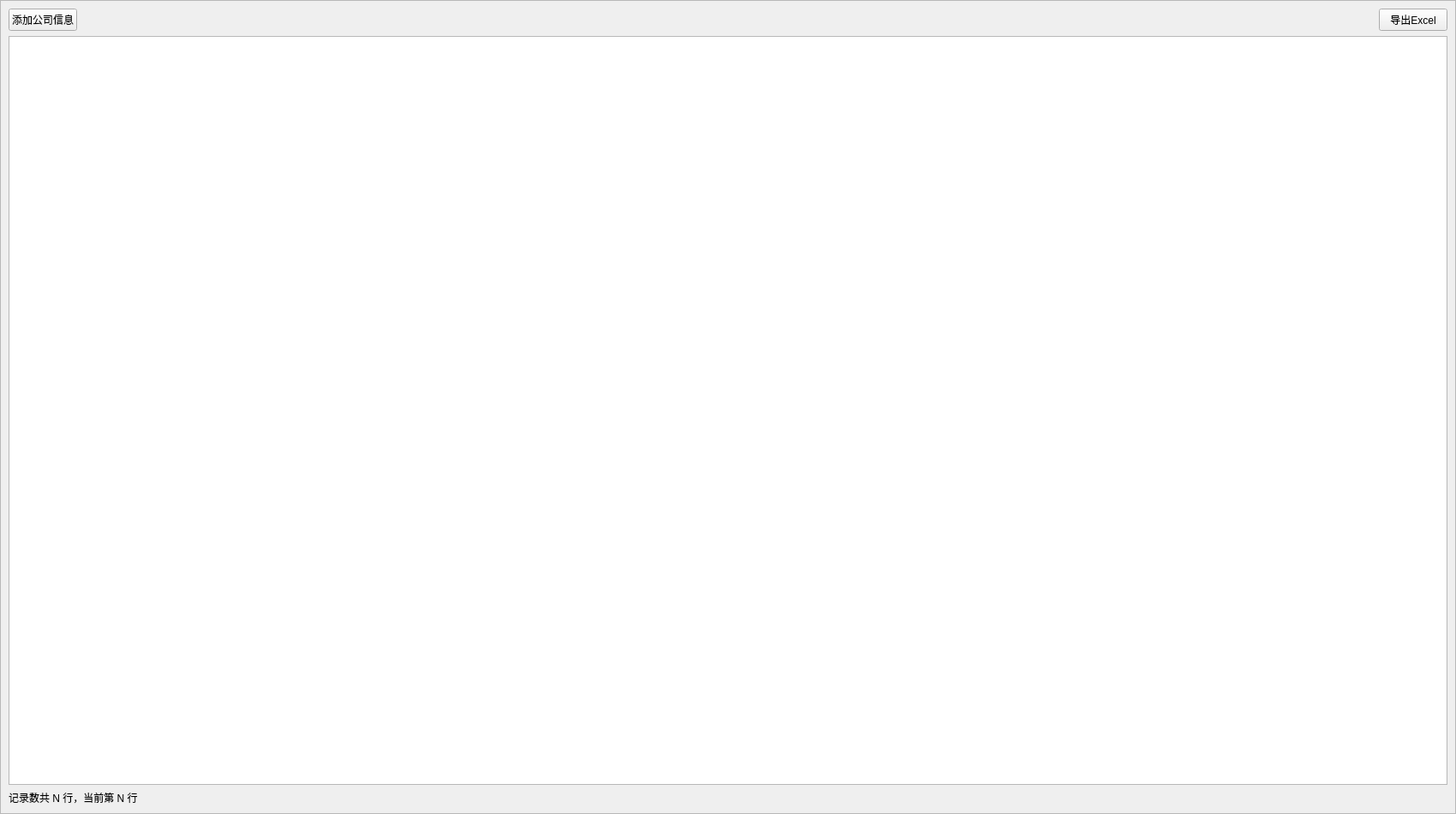
<?xml version="1.0" encoding="UTF-8"?>
<ui version="4.0">
 <class>CompanyInfo</class>
 <widget class="QWidget" name="CompanyInfo">
  <property name="geometry">
   <rect>
    <x>0</x>
    <y>0</y>
    <width>1700</width>
    <height>950</height>
   </rect>
  </property>
  <property name="windowTitle">
   <string>Form</string>
  </property>
  <layout class="QGridLayout" name="gridLayout">
   <property name="leftMargin">
    <number>0</number>
   </property>
   <property name="topMargin">
    <number>0</number>
   </property>
   <property name="rightMargin">
    <number>0</number>
   </property>
   <property name="bottomMargin">
    <number>0</number>
   </property>
   <item row="0" column="0">
    <widget class="QFrame" name="frame_com1">
     <property name="frameShape">
      <enum>QFrame::StyledPanel</enum>
     </property>
     <property name="frameShadow">
      <enum>QFrame::Raised</enum>
     </property>
     <layout class="QGridLayout" name="gridLayout_2">
      <item row="0" column="0">
       <layout class="QHBoxLayout" name="horizontalLayout">
        <item>
         <widget class="QPushButton" name="btn_addCompany">
          <property name="text">
           <string>添加公司信息</string>
          </property>
         </widget>
        </item>
        <item>
         <spacer name="horizontalSpacer_2">
          <property name="orientation">
           <enum>Qt::Horizontal</enum>
          </property>
          <property name="sizeHint" stdset="0">
           <size>
            <width>918</width>
            <height>20</height>
           </size>
          </property>
         </spacer>
        </item>
        <item>
         <widget class="QPushButton" name="btn_saveToExcel">
          <property name="text">
           <string>导出Excel</string>
          </property>
         </widget>
        </item>
       </layout>
      </item>
      <item row="1" column="0">
       <widget class="QTableWidget" name="tableWidget_companyInfo"/>
      </item>
      <item row="2" column="0">
       <widget class="QLabel" name="label">
        <property name="text">
         <string>记录数共 N 行，当前第 N 行</string>
        </property>
       </widget>
      </item>
     </layout>
    </widget>
   </item>
  </layout>
 </widget>
 <resources/>
 <connections/>
</ui>
